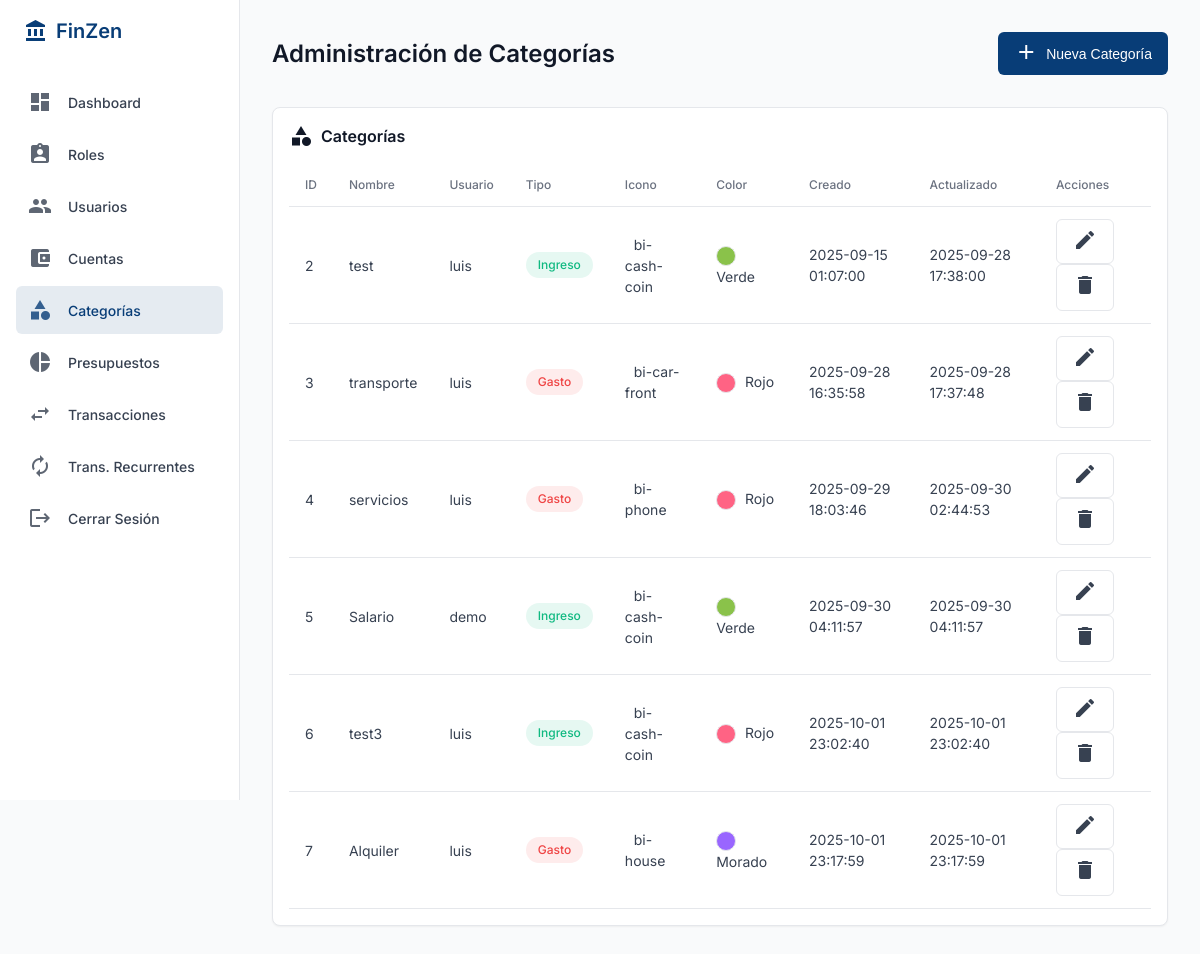
Screenshot of /admin/categorias.php with the database file from the repository.
### tables this page shows
CREATE TABLE `categorias` (
  `id` int(10) UNSIGNED NOT NULL,
  `usuario_id` int(10) UNSIGNED NOT NULL,
  `nombre` varchar(50) NOT NULL,
  `tipo` enum('ingreso','gasto') NOT NULL,
  `icono` varchar(50) DEFAULT 'category',
  `color` char(7) DEFAULT '#1976D2',
  `creado_en` timestamp NOT NULL DEFAULT current_timestamp(),
  `actualizado_en` timestamp NULL DEFAULT NULL ON UPDATE current_timestamp()
);

CREATE TABLE `usuarios` (
  `id` int(10) UNSIGNED NOT NULL,
  `nombre_usuario` varchar(100) NOT NULL,
  `correo_electronico` varchar(150) NOT NULL,
  `hash_contraseña` varchar(255) NOT NULL,
  `rol_id` tinyint(3) UNSIGNED NOT NULL DEFAULT 2,
  `saldo` bigint(20) NOT NULL DEFAULT 0 COMMENT 'Valor en centavos/unidad mínima',
  `moneda` char(3) DEFAULT 'PYG',
  `activo` tinyint(1) DEFAULT 1,
  `creado_en` timestamp NOT NULL DEFAULT current_timestamp(),
  `actualizado_en` timestamp NULL DEFAULT NULL ON UPDATE current_timestamp()
);

### admin/categorias.php (the view, shortened to what this page needs)
<?php
$servername = "localhost";
$username = "root";
$password = "";
$dbname = "finzen";
try {
    $conn = new PDO(
        "mysql:host=$servername;dbname=$dbname",
        $username,
        $password
    );
    $conn->setAttribute(PDO::ATTR_ERRMODE, PDO::ERRMODE_EXCEPTION);
} catch (PDOException $e) {
    die("Conexión fallida: " . $e->getMessage());
}
$tipos = [
    "ingreso" => "Ingreso",
    "gasto" => "Gasto",
    "transferencia" => "Transferencia",
];
$iconos = [
    "fa-shopping-cart" => "Compras",
    "fa-utensils" => "Comida",
    "fa-car" => "Transporte",
    "fa-home" => "Hogar",
    "fa-tv" => "Entretenimiento",
    "fa-heartbeat" => "Salud",
    "fa-graduation-cap" => "Educación",
    "fa-money-bill-wave" => "Ingresos",
    "fa-piggy-bank" => "Ahorros",
    "fa-gift" => "Regalos",
];
$colores = [
    "#FF6384" => "Rojo",
    "#36A2EB" => "Azul",
    "#FFCE56" => "Amarillo",
    "#4BC0C0" => "Turquesa",
    "#9966FF" => "Morado",
    "#FF9F40" => "Naranja",
    "#8AC24A" => "Verde",
    "#F06292" => "Rosa",
    "#7986CB" => "Índigo",
    "#A1887F" => "Marrón",
];
try {
    $stmt = $conn->prepare(
        "SELECT c.*, u.nombre_usuario FROM categorias c LEFT JOIN usuarios u ON c.usuario_id = u.id"
    );
    $stmt->execute();
    $categorias = $stmt->fetchAll(PDO::FETCH_ASSOC);
} catch (PDOException $e) {
    die("Error al obtener categorías: " . $e->getMessage());
}
?>
<!DOCTYPE html>
<html lang="es">
<head>
    <link rel="stylesheet" href="https://cdnjs.cloudflare.com/ajax/libs/font-awesome/6.4.0/css/all.min.css">
</head>
<body>
    <div class="container">
        <div class="sidebar">
            <div class="logo">
                <i class="material-icons">account_balance</i>
                <span>FinZen</span>
            </div>
            <nav>
                <a href="index.php" class="menu-item">
                    <i class="material-icons">dashboard</i>
                    <span>Dashboard</span>
                </a>
                <a href="roles.php" class="menu-item">
                    <i class="material-icons">assignment_ind</i>
                    <span>Roles</span>
                </a>
                <a href="usuarios.php" class="menu-item">
                    <i class="material-icons">people</i>
                    <span>Usuarios</span>
                </a>
                <a href="cuentas.php" class="menu-item">
                    <i class="material-icons">account_balance_wallet</i>
                    <span>Cuentas</span>
                </a>
                <a href="#" class="menu-item active">
                    <i class="material-icons">category</i>
                    <span>Categorías</span>
                </a>
                <a href="presupuestos.php" class="menu-item">
                    <i class="material-icons">pie_chart</i>
                    <span>Presupuestos</span>
                </a>
                <a href="transacciones.php" class="menu-item">
                    <i class="material-icons">swap_horiz</i>
                    <span>Transacciones</span>
                </a>
                <a href="transacciones-recurrentes.php" class="menu-item">
                    <i class="material-icons">autorenew</i>
                    <span>Trans. Recurrentes</span>
                </a>
                <a href="../auth/logout.php" class="menu-item">
                    <i class="material-icons">logout</i>
                    <span>Cerrar Sesión</span>
                </a>
            </nav>
        </div>
        <div class="main-content">
            <header class="header">
                <h1 class="page-title">Administración de Categorías</h1>
                <button class="btn btn-primary modal-button" data-target="addCategoriaModal">
                    <span class="icon"><i class="material-icons">add</i></span>
                    <span>Nueva Categoría</span>
                </button>
            </header>
            <div class="card">
                <div class="card-header">
                    <h2 class="card-title">
                        <i class="material-icons">category</i>
                        <span>Categorías</span>
                    </h2>
                </div>
                <div class="card-content">
                    <table class="table">
                        <thead>
                            <tr>
                                <th>ID</th>
                                <th>Nombre</th>
                                <th>Usuario</th>
                                <th>Tipo</th>
                                <th>Icono</th>
                                <th>Color</th>
                                <th>Creado</th>
                                <th>Actualizado</th>
                                <th>Acciones</th>
                            </tr>
                        </thead>
                        <tbody>
                            <?php foreach ($categorias as $categoria): ?>
                            <tr>
                                <td><?php echo htmlspecialchars($categoria["id"]); ?></td>
                                <td><?php echo htmlspecialchars($categoria["nombre"]); ?></td>
                                <td><?php echo htmlspecialchars($categoria["nombre_usuario"] ?? "Sin usuario"); ?></td>
                                <td>
                                    <span class="badge <?php echo $categoria["tipo"] === "ingreso" ? "badge-success" : ($categoria["tipo"] === "gasto" ? "badge-error" : "badge-info"); ?>">
                                        <?php echo htmlspecialchars($tipos[$categoria["tipo"]] ?? $categoria["tipo"]); ?>
                                    </span>
                                </td>
                                <td>
                                    <?php if (!empty($categoria["icono"])): ?>
                                        <?php echo htmlspecialchars($iconos[$categoria["icono"]] ?? $categoria["icono"]); ?>
                                    <?php else: ?>
                                        <span>Sin icono</span>
                                    <?php endif; ?>
                                </td>
                                <td>
                                    <span class="color-circle" style="background-color: <?php echo htmlspecialchars($categoria["color"]); ?>"></span>
                                    <?php echo htmlspecialchars($colores[$categoria["color"]] ?? $categoria["color"]); ?>
                                </td>
                                <td><?php echo htmlspecialchars($categoria["creado_en"]); ?></td>
                                <td><?php echo htmlspecialchars($categoria["actualizado_en"]); ?></td>
                                <td>
                                    <button class="btn btn-outlined btn-action edit-button" data-target="editCategoriaModal"
                                            data-id="<?php echo $categoria["id"]; ?>"
                                            data-usuario_id="<?php echo $categoria["usuario_id"]; ?>"
                                            data-nombre="<?php echo htmlspecialchars($categoria["nombre"]); ?>"
                                            data-tipo="<?php echo $categoria["tipo"]; ?>"
                                            data-icono="<?php echo $categoria["icono"]; ?>"
                                            data-color="<?php echo $categoria["color"]; ?>">
                                        <span class="icon"><i class="material-icons">edit</i></span>
                                    </button>
                                    <a href="?delete=<?php echo $categoria["id"]; ?>" class="btn btn-outlined btn-action"
                                       onclick="return confirm('¿Estás seguro de eliminar esta categoría?')">
                                        <span class="icon"><i class="material-icons">delete</i></span>
                                    </a>
                                </td>
                            </tr>
                            <?php endforeach; ?>
                        </tbody>
                    </table>
                </div>
            </div>
        </div>
    </div>
</body>
</html>

### admin/categorias.php (style rules this page uses)
:root { --primary: #083D77; --secondary: #10b981; --error: #ef4444; --background: #f9fafb; --surface: #ffffff; --on-surface: #111827; --on-background: #374151; --border: #e5e7eb; --border-radius: 8px; --spacing: 1rem; --shadow-sm: 0 1px 2px 0 rgba(0, 0, 0, 0.05); }
* { box-sizing: border-box; margin: 0; padding: 0; }
body { font-family: 'Inter', sans-serif; background-color: var(--background); color: var(--on-background); line-height: 1.5; -webkit-font-smoothing: antialiased; }
.container { display: grid; grid-template-columns: 240px 1fr; min-height: 100vh; }
.sidebar { background-color: var(--surface); border-right: 1px solid var(--border); padding: var(--spacing); position: fixed; height: 100vh; width: 240px; }
.logo { font-size: 1.25rem; font-weight: 600; margin-bottom: 2rem; display: flex; align-items: center; color: var(--primary); padding: 0 0.5rem; }
.logo i { margin-right: 0.5rem; }
.menu-item { display: flex; align-items: center; padding: 0.75rem; margin-bottom: 0.25rem; border-radius: 6px; text-decoration: none; color: var(--on-background); font-size: 0.875rem; font-weight: 500; }
.menu-item i { margin-right: 1rem; opacity: 0.8; }
.menu-item.active { background-color: rgba(8, 61, 119, 0.1); color: var(--primary); }
.main-content { grid-column: 2; padding: 2rem; }
.header { display: flex; justify-content: space-between; align-items: center; margin-bottom: 2rem; }
.page-title { font-size: 1.5rem; font-weight: 600; color: var(--on-surface); }
.btn { display: inline-flex; align-items: center; padding: 0.5rem 1rem; border-radius: 6px; text-decoration: none; font-weight: 500; cursor: pointer; border: none; font-size: 0.875rem; gap: 0.5rem; }
.btn-primary { background-color: var(--primary); color: white; }
.btn-outlined { background-color: transparent; border: 1px solid var(--border); color: var(--on-background); }
.card { background-color: var(--surface); border-radius: var(--border-radius); border: 1px solid var(--border); padding: var(--spacing); margin-bottom: var(--spacing); box-shadow: var(--shadow-sm); }
.card-header { display: flex; justify-content: space-between; align-items: center; margin-bottom: var(--spacing); }
.card-title { font-size: 1rem; font-weight: 600; display: flex; align-items: center; color: var(--on-surface); gap: 0.5rem; }
.table { width: 100%; border-collapse: collapse; font-size: 0.875rem; }
.table th, .table td { padding: 0.75rem 1rem; text-align: left; border-bottom: 1px solid var(--border); }
.table th { font-weight: 500; color: #6b7280; font-size: 0.75rem; }
.badge { display: inline-flex; align-items: center; padding: 0.25rem 0.75rem; border-radius: 9999px; font-size: 0.75rem; font-weight: 500; }
.badge-success { background-color: rgba(16, 185, 129, 0.1); color: var(--secondary); }
.badge-error { background-color: rgba(239, 68, 68, 0.1); color: var(--error); }
.color-circle { width: 20px; height: 20px; border-radius: 50%; display: inline-block; margin-right: 5px; border: 1px solid var(--border); vertical-align: middle; }

### rows the page displays
categorias: id "2", nombre "test", usuario.nombre_usuario "luis", tipo "Ingreso", icono "bi-cash-coin", color "Verde", creado_en "2025-09-15 01:07:00", actualizado_en "2025-09-28 17:38:00"
categorias: id "3", nombre "transporte", usuario.nombre_usuario "luis", tipo "Gasto", icono "bi-car-front", color "Rojo", creado_en "2025-09-28 16:35:58", actualizado_en "2025-09-28 17:37:48"
categorias: id "4", nombre "servicios", usuario.nombre_usuario "luis", tipo "Gasto", icono "bi-phone", color "Rojo", creado_en "2025-09-29 18:03:46", actualizado_en "2025-09-30 02:44:53"
categorias: id "5", nombre "Salario", usuario.nombre_usuario "demo", tipo "Ingreso", icono "bi-cash-coin", color "Verde", creado_en "2025-09-30 04:11:57", actualizado_en "2025-09-30 04:11:57"
categorias: id "6", nombre "test3", usuario.nombre_usuario "luis", tipo "Ingreso", icono "bi-cash-coin", color "Rojo", creado_en "2025-10-01 23:02:40", actualizado_en "2025-10-01 23:02:40"
categorias: id "7", nombre "Alquiler", usuario.nombre_usuario "luis", tipo "Gasto", icono "bi-house", color "Morado", creado_en "2025-10-01 23:17:59", actualizado_en "2025-10-01 23:17:59"
